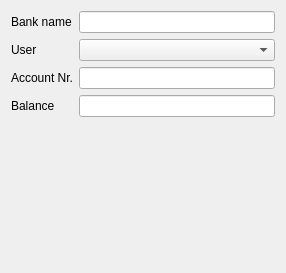
<?xml version="1.0" encoding="UTF-8"?>
<ui version="4.0">
 <class>LetterFormInsert</class>
 <widget class="QWidget" name="LetterFormInsert">
  <property name="geometry">
   <rect>
    <x>0</x>
    <y>0</y>
    <width>286</width>
    <height>273</height>
   </rect>
  </property>
  <property name="windowTitle">
   <string>Form</string>
  </property>
  <layout class="QFormLayout" name="formLayout">
   <item row="0" column="0">
    <widget class="QLabel" name="bankNameLabel">
     <property name="text">
      <string>Bank name</string>
     </property>
    </widget>
   </item>
   <item row="0" column="1">
    <widget class="QLineEdit" name="bankNameLineEdit"/>
   </item>
   <item row="1" column="0">
    <widget class="QLabel" name="UserLabel">
     <property name="text">
      <string>User</string>
     </property>
    </widget>
   </item>
   <item row="1" column="1">
    <widget class="MyComboBox" name="userComboBox"/>
   </item>
   <item row="2" column="0">
    <widget class="QLabel" name="accountLabel">
     <property name="text">
      <string>Account Nr.</string>
     </property>
    </widget>
   </item>
   <item row="2" column="1">
    <widget class="QLineEdit" name="accountLineEdit">
     <property name="toolTip">
      <string/>
     </property>
     <property name="statusTip">
      <string/>
     </property>
     <property name="accessibleDescription">
      <string/>
     </property>
    </widget>
   </item>
   <item row="3" column="0">
    <widget class="QLabel" name="balanceLabel">
     <property name="text">
      <string>Balance</string>
     </property>
    </widget>
   </item>
   <item row="3" column="1">
    <widget class="QLineEdit" name="balanceLineEdit"/>
   </item>
  </layout>
 </widget>
 <customwidgets>
  <customwidget>
   <class>MyComboBox</class>
   <extends>QComboBox</extends>
   <header>MyQtness.myWidgets.h</header>
  </customwidget>
 </customwidgets>
 <resources/>
 <connections/>
</ui>
